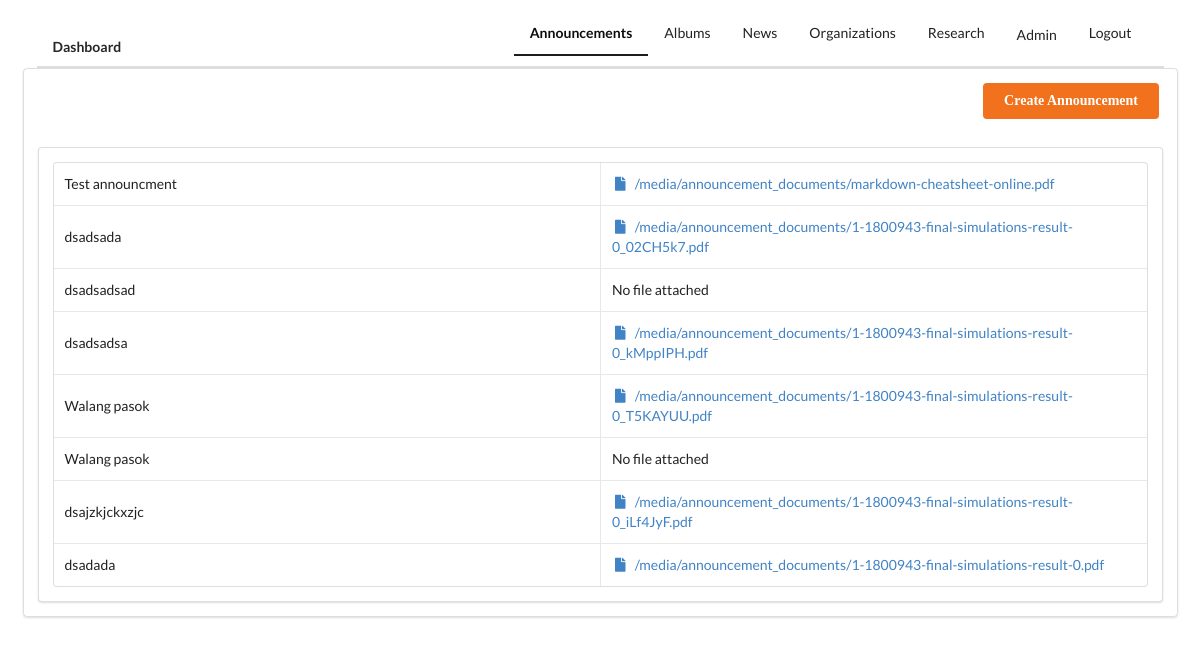
Screenshot of /staff/announcements/ (signed in) with the database file from the repository.
### staff/models.py (models this page shows, shortened)
class Announcement(models.Model):
    title = models.CharField(max_length=200)
    description = models.TextField(max_length=21845)
    file = models.FileField(blank=True, null=True, validators=[FileExtensionValidator(['pdf', 'doc', 'docx'])], upload_to="announcement_documents")
    date_created = models.DateTimeField(default=timezone.now)

### staff/views.py (the view)
# urls.py: path('announcements/', views.AnnouncementListView.as_view(), name='announcements'),
class AnnouncementListView(LoginRequiredMixin, ListView):
    redirect_field_name='staff/index.html'
    model = Announcement
    context_object_name= 'announcements'
    def get_queryset(self):
        return Announcement.objects.order_by('-date_created')

### templates/staff/announcement_list.html
{% extends 'staff/base_staff.html' %}
{% block announcement %}
	active
{% endblock %}
{% block main_content %}
	<div class="ui grid segments">
		<div class="row">
			<div class="four wide right floated right aligned column">
				<a href="{% url 'staff:create_announcement' %}" class="ui orange button">Create Announcement</a>
			</div>
		</div>
		<div class="row">
			<div class="column">
				<div class="ui segment">
			    <table class="ui celled two column table">
			    	{% for announcement in announcements %}
			    	<tr>
			    		<td>
			    			{{ announcement.title }}
			    		</td>
			    		<td>
								{% if announcement.file %}
			    			<a href="{% url 'staff:view_file' pk=announcement.pk %}"><i class="ui file icon"></i> {{ announcement.file.url }}</a>
								{% else %}
								No file attached
								{%endif%}
			    		</td>
			    	</tr>
			    	{% endfor %}
			    </table>
			  </div>
			</div>
		</div>
	</div>
{% endblock %}

### static/css/index.css (style rules this page uses)
.ui.button { font-family: Code Bold; font-weight: bold; }

### rows the page displays
Announcement: title "Test announcment", file "/media/announcement_documents/markdown-cheatsheet-online.pdf"
Announcement: title "dsadsada", file "/media/announcement_documents/1-1800943-final-simulations-result-0_02CH5k7.pdf"
Announcement: title "dsadsadsad", file "No file attached"
Announcement: title "dsadsadsa", file "/media/announcement_documents/1-1800943-final-simulations-result-0_kMppIPH.pdf"
Announcement: title "Walang pasok", file "/media/announcement_documents/1-1800943-final-simulations-result-0_T5KAYUU.pdf"
Announcement: title "Walang pasok", file "No file attached"
Announcement: title "dsajzkjckxzjc", file "/media/announcement_documents/1-1800943-final-simulations-result-0_iLf4JyF.pdf"
Announcement: title "dsadada", file "/media/announcement_documents/1-1800943-final-simulations-result-0.pdf"
